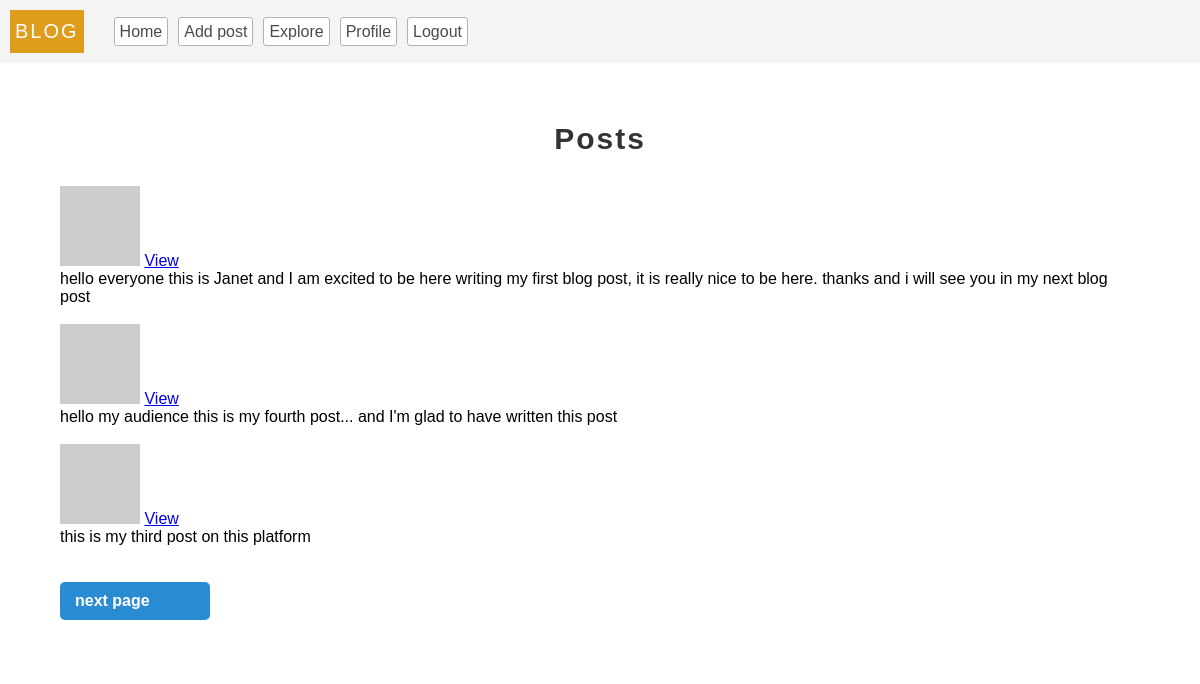
Page /explore (signed in) on the committed database.
### models.py (models this page shows, shortened)
class Post(db.Model):
  __tablename__ = 'posts'
  id = db.Column(db.Integer, primary_key = True)
  body = db.Column(db.String(300) ,nullable = False)
  title = db.Column(db.String(20), nullable = False)
  timestamp = db.Column(db.DateTime, default=datetime.utcnow, index = True)
  user_id = db.Column(db.Integer, db.ForeignKey('users.id'))
  language = db.Column(db.String(20))

### server.py (the view)
@app.route('/explore')
@login_required
def explore():
    page = request.args.get('page', 1, int)
    posts = Post.query.order_by(Post.timestamp.desc()).paginate(page = page, per_page = app.config['POST_PER_PAGE'], error_out= False)
    return render_template('index.html', title='Explore', posts=posts)

### app.py (called while the page is built)
def get_locale():
  return request.accept_languages.best_match(app.config['LANGUAGES'])

### models.py (called while the page is built)
  def avatar(self, size='80'):
    digest = md5(str(self.email).lower().encode('utf-8')).hexdigest()
    return f'https://gravatar.com/avatar/{digest}?d=identicon&s={size}'

  def update_last_seen(self):
    self.last_seen = datetime.utcnow()
    db.session.commit()

  @login.user_loader
  def get_user(id):
    return User.query.get(int(id))

### server.py (called while the page is built)
@app.before_request
def validate():
  if current_user.is_authenticated:
    current_user.update_last_seen()
  g.locale =  (str(get_locale()))

### templates/index.html (shortened to what this page needs)
  {% extends 'base.html' %}
  {% block content%}
  <link rel="stylesheet" href="/static/styles/login.css"/>
  <br>
    {% if posts.items|length < 1 %}
      <center> <h2 class="header">{{_('No Posts')}} </h2></center>
    {% else %}
      <center> <h2 class="header">{{_('Posts')}} </h2></center>
    {% endif %}
    {% for post in posts.items %}
      <p>
        <img src="{{post.author.avatar(40)}}">
        <a href="/post/{{post.id}}">{{_('View')}}</a>
        <span>&nbsp;</span>
      </p>
      <article> {{post.body}}</article>
      <br>
    {% endfor %}
    <br>
    {% if posts.has_next %}
      <a class="submit-btn" style="width:150px" href="?page={{posts.next_num}}"> {{_('next page')}}</a>
    {% endif %}
  {% endblock %}

### static/styles/base.css (style rules this page uses)
* { padding:0px; margin: 0px; box-sizing: border-box; }
body { font-family: 'Lucida Sans', 'Lucida Sans Regular', 'Lucida Grande', 'Lucida Sans Unicode', Geneva, Verdana, sans-serif; }
.header { font-size: 30px; color:rgb(52, 51, 51); letter-spacing: 2px; margin-bottom: 30px; }

### static/styles/login.css (style rules this page uses)
.submit-btn { padding:10px 15px; background-color: rgb(41, 140, 211); color:#fff; border-radius: 5px; font-weight:700; display: block; outline: none; border:none; transition: background-color 0.2s; text-decoration: none; }

### rows in the picture
Post: body "hello everyone this is Janet and I am excited to be here writing my first blog post, it is really nice to be here. thanks and i will see you in my next blog post"
Post: body "hello my audience this is my fourth post... and I'm glad to have written this post"
Post: body "this is my third post on this platform"
